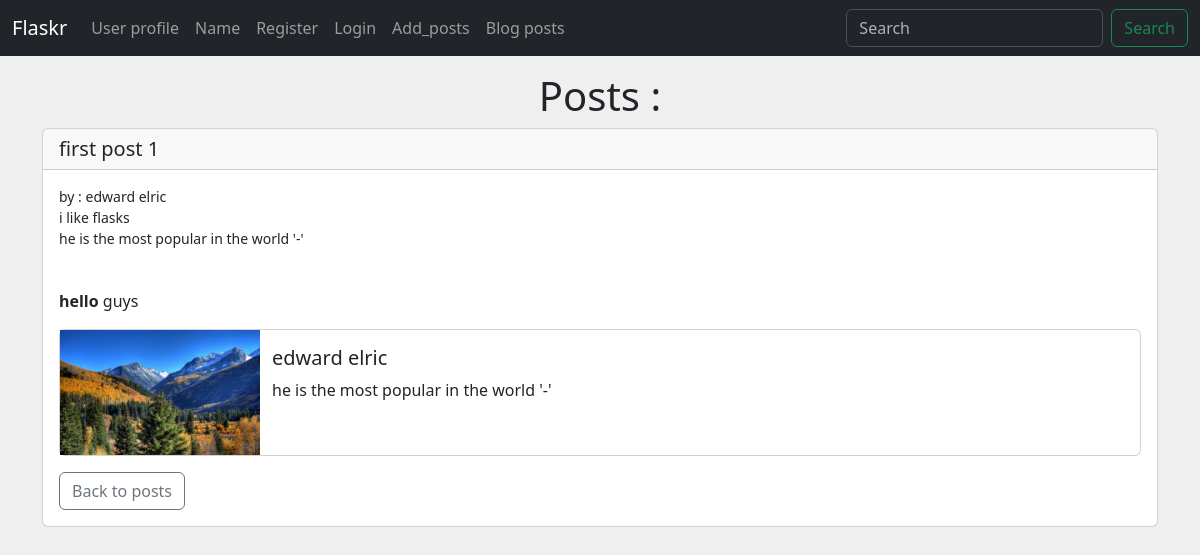
/posts/1, run on the app's committed database.
### hello.py (models this page shows, shortened)
class Posts(db.Model):
    id = db.Column(db.Integer, primary_key=True)
    title = db.Column(db.String(100))
    slug = db.Column(db.String(120))
    content = db.Column(db.String(1000))
    date_posted = db.Column(db.Date, default=datetime.utcnow)
    poster_id = db.Column(db.Integer, db.ForeignKey('users.id'))

class Users(db.Model, UserMixin):
    id = db.Column(db.Integer, primary_key=True)
    username = db.Column(db.String(20), nullable=False, unique=True)
    name = db.Column(db.String(20), nullable=False)
    email = db.Column(db.String(100), nullable=False, unique=True)
    color = db.Column(db.String(100))
    about_author = db.Column(db.Text(500))
    date_added = db.Column(db.Date, default=datetime.utcnow)
    profile_pic = db.Column(db.String(), nullable=True)
    password_hash = db.Column(db.String(120))
    posts = db.relationship('Posts', backref='poster')
    @property
    def password(self):
        raise AttributeError('password is not readable!!!!!!')

### hello.py (the view)
@app.route('/posts/<int:id>')
def post(id):
    post = Posts.query.get_or_404(id)
    return render_template('post.html', post=post)

### webForm.py
class SearchForm(FlaskForm):
    searched = StringField("search", validators=[DataRequired()])
    submit = SubmitField('Submit')

### hello.py (called while the page is built)
@app.context_processor
def base():
    form = SearchForm()
    return dict(form=form)

### templates/post.html (shortened to what this page needs)
{%extends "base.html"%}
{%block content%}
        <h1 class="mt-3 text-center"> Posts : </h1>
            <div class="card mb-3">
                <h5 class="card-header">{{post.title}}</h5>
                <div class="card-body">
                    <small><p class="card-text">by : {{post.poster.name}}</p></small>
                    <small><p class="card-text">{{post.slug}}</p></small>
                    <small><p class="card-text">{{post.poster.about_author}}</p></small><br>
                    <p class="card-text">{{post.content|safe}}</p>
                        <div class="card mb-3">
                            <div class="row g-0">
                                <div class="col-md-2">
                                    {%if post.poster.profile_pic%}
                                    <img src="{{url_for('static',filename='images/'+ post.poster.profile_pic)}}" width="200" align="left" alt="profile">
                                    {%else%}
                                    <img src="{{url_for('static',filename='images/pic.jpg')}}" width="150" align="left" alt="profile">
                                    {%endif%}
                                </div>
                                <div class="col-10 px-3">
                                    <div class="card-body">
                                        <div class="card-title">
                                            <h5>{{post.poster.name}}</h5>
                                            <p class="card-text">
                                                {%if post.poster.about_author %}
                                                    {{post.poster.about_author}}
                                                {%else%}
                                                    author has no about profile !!!!
                                                {%endif%}
                                            </p>
                                        </div>
                                    </div>
                                </div>
                            </div>
                        </div>
                    <a href="{{url_for('posts')}}" class="btn btn-outline-secondary">Back to posts</a>
                </div>
            </div>
{%endblock%}

### static/css/style.css (style rules this page uses)
body { background: #efefef; }

### data on the page
Posts: title "first post 1", slug "i like flasks", content "hello guys"
Users: poster.name "edward elric", poster.about_author "he is the most popular in the world '-'", profile_pic (picture)
